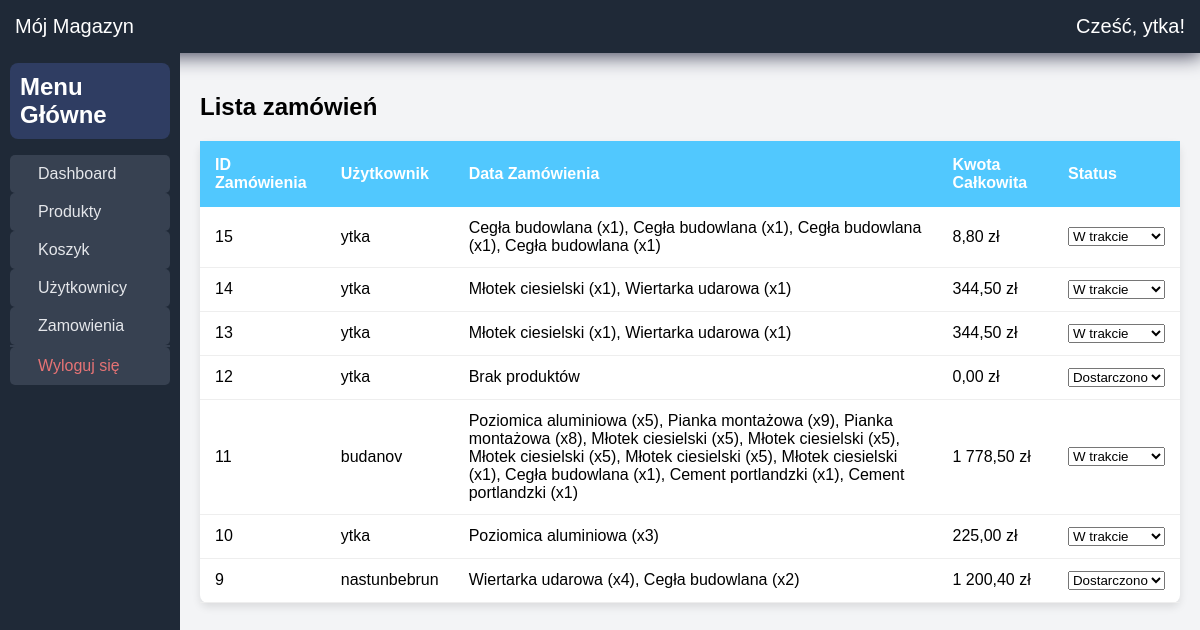
Screenshot of /?page=zamowienia (signed in) with the database file from the repository.
### tables this page shows
CREATE TABLE `orders` (
  `id` int(11) NOT NULL,
  `user_id` int(11) NOT NULL,
  `order_date` datetime DEFAULT current_timestamp(),
  `total_price` decimal(10,2) NOT NULL,
  `status` enum('Dostarczono','W trakcie') NOT NULL DEFAULT 'W trakcie',
  `tracking_number` varchar(100) DEFAULT NULL,
  `shipping_address` text NOT NULL,
  `phone_number` varchar(20) DEFAULT NULL
);

CREATE TABLE `users` (
  `id` int(11) NOT NULL,
  `username` varchar(100) NOT NULL,
  `first_name` varchar(255) NOT NULL,
  `last_name` varchar(255) NOT NULL,
  `age` int(5) NOT NULL,
  `phone` varchar(40) NOT NULL,
  `password` varchar(255) NOT NULL,
  `email` varchar(100) NOT NULL,
  `date` datetime NOT NULL,
  `status` int(1) NOT NULL
);

### app/controllers/PageController.php (called while the page is built, shortened)
<?php
class PageController {
    public function zamowienia() {
        $db = new Baza('127.0.0.1', 'root', '', 'mojmagazyn');
        $mysqli = $db->getMysqli();
        $sql = "SELECT o.*, u.username as login_uzytkownika,
            GROUP_CONCAT(CONCAT(oi.product_name, ' (x', oi.quantity, ')') SEPARATOR ', ') AS list_produktow
            FROM orders o
            LEFT JOIN users u ON o.user_id = u.id
            LEFT JOIN order_items oi ON o.id = oi.order_id
            GROUP BY o.id
            ORDER BY o.order_date DESC";
        $result = $mysqli->query($sql);
        $orders = $result->fetch_all(MYSQLI_ASSOC);
        require '../app/views/layout/header_zalogowany.php';
        require '../app/views/zamowienia.php';
    }
}

### app/views/zamowienia.php (the view, shortened to what this page needs)
<div class="parent">
    <div class="div1">
            <h2 style="margin: 0px; background-color: rgb(47, 61, 98); color: white; padding: 10px; border-radius: 8px;">Menu Główne</h2>
        <aside class="sidebar">
            <nav>
                <ul>
                    <li>
                        <a href="?page=dashboard">
                        <span>Dashboard</span>
                        </a>
                    </li>
                    <li>
                        <a href="?page=produkty">
                        <span>Produkty</span>
                        </a>
                    </li>
                    <li>
                        <a href="?page=koszyk">
                        <span>Koszyk</span>
                        </a>
                    </li>
                    <?php if (isset($_SESSION['status']) && $_SESSION['status'] == 2): ?>                    <li>
                        <a href="?page=uzytkownicy">
                        <span>Użytkownicy</span>
                        </a>
                    </li>
                    <?php endif; ?>
                    <?php if (isset($_SESSION['status']) && $_SESSION['status'] == 2): ?>                    <li>
                        <a href="?page=zamowienia">
                        <span>Zamowienia</span>
                        </a>
                    </li>
                    <?php endif; ?>
                    <li id="logoutli">
                        <a href="?page=logout">
                        <span style="color: rgb(230, 115, 117);">Wyloguj się</span>
                        </a>
                    </li>
                </ul>
            </nav>
        </aside>
    </div>
    <div class="div2" style="margin: 20px;">
        <div class="orders-box">
            <h2>Lista zamówień</h2>
            <table class="orders-table">
                <thead>
                    <tr>
                        <th>ID Zamówienia</th>
                        <th>Użytkownik</th>
                        <th>Data Zamówienia</th>
                        <th>Kwota Całkowita</th>
                        <th>Status</th>
                    </tr>
                </thead>
                <tbody>
                    <?php foreach ($orders as $order): ?>
                        <tr>
                            <td><?php echo htmlspecialchars($order['id']); ?></td>
                            <td><?php echo htmlspecialchars($order['login_uzytkownika']); ?></td>
                            <td><?php echo htmlspecialchars($order['list_produktow'] ?: 'Brak produktów'); ?></td>
                            <td><?php echo number_format($order['total_price'], 2, ',', ' '); ?> zł</td>
                            <td>
                                <form method="POST" action="?page=update_status">
                                    <select name="new_status" onchange="this.form.submit()">
                                        <option value="W trakcie" <?php echo $order['status'] == 'W trakcie' ? 'selected' : ''; ?>>W trakcie</option>
                                        <option value="Dostarczono" <?php echo $order['status'] == 'Dostarczono' ? 'selected' : ''; ?>>Dostarczono</option>
                                    </select>
                                </form>
                            </td>
                        </tr>
                    <?php endforeach; ?>
                </tbody>
            </table>
        </div>
    </div>
</div>

### public/css/style.css (style rules this page uses)
body { font-family: Arial, sans-serif; background: #f3f4f6; margin: 0; min-height: 100vh; display: flex; flex-direction: column; }
a { text-decoration: none; color: inherit; }
.parent { height: 100dvh; display: grid; grid-template-columns: 1.5fr 8.5fr; grid-template-rows: 1fr; gap: 0px; }
.div1 { background-color: rgb(43, 52, 71); background: #1f2937; padding: 10px; }
.sidebar ul { list-style: none; padding: 0; }
.sidebar li a { display: flex; align-items: center; gap: 12px; padding: 10px 16px; text-decoration: none; color: #e5e7eb; background: #374151; border-radius: 5px; }
#logoutli { border-top: #374151 2px solid; }
table { width: 100%; border-collapse: collapse; background: #fff; box-shadow: 0 4px 8px rgba(0,0,0,0.1); border-radius: 8px; overflow: hidden; overflow-y: auto; }
th { background-color: #51c8fe; color: white; text-align: left; padding: 15px; }
td { padding: 12px 15px; border-bottom: 1px solid #eee; }
:root { --primary-color: #2688d1; --dark-bg: #1a1f36; --light-gray: #f8f9fa; --border-color: #e0e4e8; }
* { box-sizing: border-box; }

### rows the page displays
orders: id "15", user.username "ytka", list_produktow "Cegła budowlana (x1), Cegła budowlana (x1), Cegła budowlana (x1), Cegła budowlana (x1)", total_price "8,80", new_status "W trakcie"
orders: id "14", user.username "ytka", list_produktow "Młotek ciesielski (x1), Wiertarka udarowa (x1)", total_price "344,50", new_status "W trakcie"
orders: id "13", user.username "ytka", list_produktow "Młotek ciesielski (x1), Wiertarka udarowa (x1)", total_price "344,50", new_status "W trakcie"
orders: id "12", user.username "ytka", list_produktow "Brak produktów", total_price "0,00", new_status "Dostarczono"
orders: id "11", user.username "budanov", list_produktow "Poziomica aluminiowa (x5), Pianka montażowa (x9), Pianka montażowa (x8), Młotek ciesielski (x5), Młotek ciesielski (x5), Młotek ciesielski (x5), Młotek ciesielski (x5), Młotek ciesielski (x1), Cegła budowlana (x1), Cement portlandzki (x1), Cement portlandzki (x1)", total_price "1 778,50", new_status "W trakcie"
orders: id "10", user.username "ytka", list_produktow "Poziomica aluminiowa (x3)", total_price "225,00", new_status "W trakcie"
orders: id "9", user.username "nastunbebrun", list_produktow "Wiertarka udarowa (x4), Cegła budowlana (x2)", total_price "1 200,40", new_status "Dostarczono"

### other values shown
$_SESSION['user'] "ytka"
